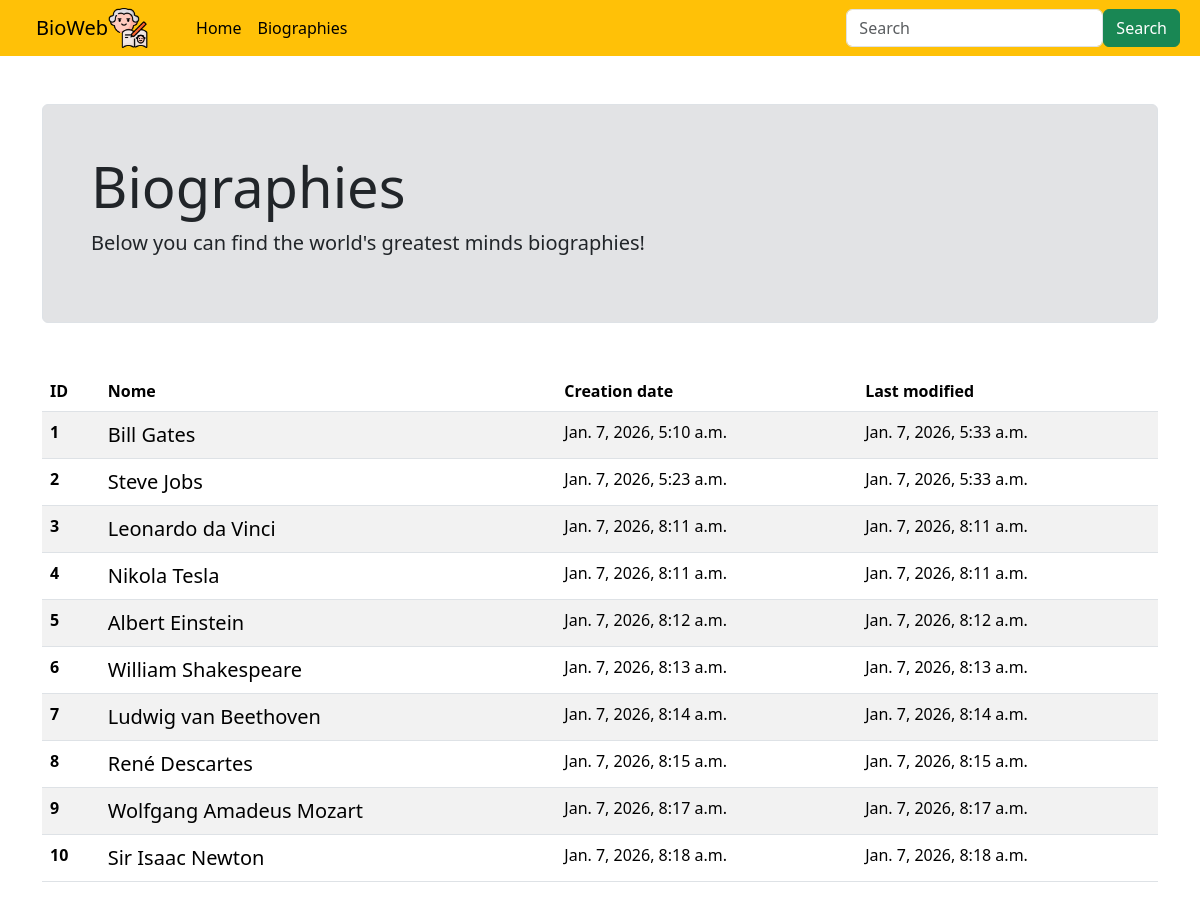
The page /biographies on the database its author committed.
### core/models.py (models this page shows, shortened)
class Person(models.Model):
    name = models.CharField(max_length=200)
    biography = models.TextField()
    url_photo = models.CharField(max_length=1000)
    created_at = models.DateTimeField(auto_now_add=True)
    modified_at = models.DateTimeField(auto_now=True)

### core/views.py (the view)
# urls.py: path("biographies", views.list, name="biographies"),
def list(request):
    search = request.GET.get("query")
    if search:
        people = Person.objects.filter(biography__contains=search)
    else:
        people = Person.objects.all()
    context = {
        "people": people
    }
    return render(request, "lists.html", context=context)

### core/templates/lists.html (shortened to what this page needs)
{% extends "base.html" %}
{% block content %}
    <div class="border my-5 p-5 bg-secondary-subtle rounded">
      <h1 class="display-4">Biographies</h1>
      <p class="lead">Below you can find the world's greatest minds biographies!</p>
    </div>
  <table class="table table-secondary-emphasis table-striped rounded">
    <thead>
      <tr class="">
        <th scope="col">ID</th>
        <th>Nome</th>
        <th>Creation date</th>
        <th>Last modified</th>
      </tr>
    </thead>
    <tbody>
    {% for person in people %}
    <tr>
      <th>{{ person.id }}</th>
        <td class="fs-5">{{ person.name }}</td>
        <td>{{ person.created_at}}</td>
        <td>{{ person.modified_at}}</td>
    </tr>
    {% endfor %}
    </tbody>
  </table>
{% endblock %}

### core/templates/base.html (shortened to what this page needs)
<!doctype html>
{% load static %}
<html lang="en">
  <head>
    <link rel="stylesheet" href="https://cdn.jsdelivr.net/npm/bootstrap@5.3.8/dist/css/bootstrap.rtl.min.css">
  </head>
  <body>
    {% include "navbar.html" %}
    <div class="container">
        {% block content %}
        {% endblock %}
    </div>
  </body>
</html>

### core/templates/navbar.html (shortened to what this page needs)
{% load static %}
<nav class="navbar navbar-expand-lg bg-warning p-2">
  <div class="container-fluid">
    <a class="navbar-brand" href="{% url 'index' %}">BioWeb</a>
    <img src="{% static 'img/bio.png' %}" alt="" width="40">
    <div class="collapse navbar-collapse flex justify-content-between" id="navbarSupportedContent">
      <ul class="navbar-nav  mb-2 mb-lg-0">
        <li class="nav-item">
          <a class="nav-link active" aria-current="page" href="{% url 'index' %}">Home</a>
        </li>
        <li class="nav-item">
          <a class="nav-link active" aria-current="page" href="{% url 'biographies' %}">Biographies</a>
        </li>
      </ul>
      <form class="d-flex" role="search" action="{% url 'biographies' %}" action="get" >
        <input class="form-control me-2" type="search" placeholder="Search" name="query" aria-label="Search"/>
        <button class="btn btn-success" type="submit">Search</button>
      </form>
    </div>
  </div>
</nav>

### rows shown on the page
Person: id "1", name "Bill Gates", created_at "Jan. 7, 2026, 5:10 a.m.", modified_at "Jan. 7, 2026, 5:33 a.m."
Person: id "2", name "Steve Jobs", created_at "Jan. 7, 2026, 5:23 a.m.", modified_at "Jan. 7, 2026, 5:33 a.m."
Person: id "3", name "Leonardo da Vinci", created_at "Jan. 7, 2026, 8:11 a.m.", modified_at "Jan. 7, 2026, 8:11 a.m."
Person: id "4", name "Nikola Tesla", created_at "Jan. 7, 2026, 8:11 a.m.", modified_at "Jan. 7, 2026, 8:11 a.m."
Person: id "5", name "Albert Einstein", created_at "Jan. 7, 2026, 8:12 a.m.", modified_at "Jan. 7, 2026, 8:12 a.m."
Person: id "6", name "William Shakespeare", created_at "Jan. 7, 2026, 8:13 a.m.", modified_at "Jan. 7, 2026, 8:13 a.m."
Person: id "7", name "Ludwig van Beethoven", created_at "Jan. 7, 2026, 8:14 a.m.", modified_at "Jan. 7, 2026, 8:14 a.m."
Person: id "8", name "René Descartes", created_at "Jan. 7, 2026, 8:15 a.m.", modified_at "Jan. 7, 2026, 8:15 a.m."
Person: id "9", name "Wolfgang Amadeus Mozart", created_at "Jan. 7, 2026, 8:17 a.m.", modified_at "Jan. 7, 2026, 8:17 a.m."
Person: id "10", name "Sir Isaac Newton", created_at "Jan. 7, 2026, 8:18 a.m.", modified_at "Jan. 7, 2026, 8:18 a.m."
